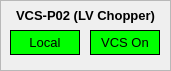
  <widget class="QFrame" name="frame_11" >
   <property name="geometry" >
    <rect>
     <x>0</x>
     <y>260</y>
     <width>171</width>
     <height>71</height>
    </rect>
   </property>
   <property name="frameShape" >
    <enum>QFrame::StyledPanel</enum>
   </property>
   <property name="frameShadow" >
    <enum>QFrame::Raised</enum>
   </property>
   <widget class="QLabel" name="lbVCSP02" >
    <property name="geometry" >
     <rect>
      <x>0</x>
      <y>0</y>
      <width>171</width>
      <height>30</height>
     </rect>
    </property>
    <property name="font" >
     <font>
      <pointsize>10</pointsize>
      <weight>75</weight>
      <bold>true</bold>
     </font>
    </property>
    <property name="frameShape" >
     <enum>QFrame::NoFrame</enum>
    </property>
    <property name="frameShadow" >
     <enum>QFrame::Raised</enum>
    </property>
    <property name="text" >
     <string>VCS-P02 (LV Chopper)</string>
    </property>
    <property name="alignment" >
     <set>Qt::AlignCenter</set>
    </property>
   </widget>
   <widget class="CALabel" name="calbVCSP02_2" >
    <property name="geometry" >
     <rect>
      <x>90</x>
      <y>30</y>
      <width>70</width>
      <height>25</height>
     </rect>
    </property>
    <property name="palette" >
     <palette>
      <active>
       <colorrole role="Window" >
        <brush brushstyle="SolidPattern" >
         <color alpha="255" >
          <red>0</red>
          <green>255</green>
          <blue>0</blue>
         </color>
        </brush>
       </colorrole>
      </active>
      <inactive>
       <colorrole role="Window" >
        <brush brushstyle="SolidPattern" >
         <color alpha="255" >
          <red>0</red>
          <green>255</green>
          <blue>0</blue>
         </color>
        </brush>
       </colorrole>
      </inactive>
      <disabled>
       <colorrole role="Window" >
        <brush brushstyle="SolidPattern" >
         <color alpha="255" >
          <red>239</red>
          <green>239</green>
          <blue>239</blue>
         </color>
        </brush>
       </colorrole>
      </disabled>
     </palette>
    </property>
    <property name="font" >
     <font>
      <pointsize>10</pointsize>
     </font>
    </property>
    <property name="autoFillBackground" >
     <bool>true</bool>
    </property>
    <property name="frameShape" >
     <enum>QFrame::Box</enum>
    </property>
    <property name="text" >
     <string>VCS On</string>
    </property>
    <property name="alignment" >
     <set>Qt::AlignCenter</set>
    </property>
    <property name="pvname" >
     <string>EC1_PCPS_STAT_VCS02ON</string>
    </property>
    <property name="cmode" stdset="0" >
     <enum>CALabel::Alarm</enum>
    </property>
    <property name="fillcol" stdset="0" >
     <color>
      <red>0</red>
      <green>255</green>
      <blue>0</blue>
     </color>
    </property>
    <property name="ttdmode" stdset="0" >
     <enum>CALabel::Show</enum>
    </property>
    <property name="truelabel" >
     <string>VCS On</string>
    </property>
    <property name="falselabel" >
     <string>VCS Off</string>
    </property>
    <property name="dbrequest" stdset="0" >
     <enum>CALabel::DBRGDBL</enum>
    </property>
   </widget>
   <widget class="CALabel" name="calbVCSP02_1" >
    <property name="geometry" >
     <rect>
      <x>10</x>
      <y>30</y>
      <width>70</width>
      <height>25</height>
     </rect>
    </property>
    <property name="palette" >
     <palette>
      <active>
       <colorrole role="Window" >
        <brush brushstyle="SolidPattern" >
         <color alpha="255" >
          <red>0</red>
          <green>255</green>
          <blue>0</blue>
         </color>
        </brush>
       </colorrole>
      </active>
      <inactive>
       <colorrole role="Window" >
        <brush brushstyle="SolidPattern" >
         <color alpha="255" >
          <red>0</red>
          <green>255</green>
          <blue>0</blue>
         </color>
        </brush>
       </colorrole>
      </inactive>
      <disabled>
       <colorrole role="Window" >
        <brush brushstyle="SolidPattern" >
         <color alpha="255" >
          <red>239</red>
          <green>239</green>
          <blue>239</blue>
         </color>
        </brush>
       </colorrole>
      </disabled>
     </palette>
    </property>
    <property name="font" >
     <font>
      <pointsize>10</pointsize>
     </font>
    </property>
    <property name="autoFillBackground" >
     <bool>true</bool>
    </property>
    <property name="frameShape" >
     <enum>QFrame::Box</enum>
    </property>
    <property name="text" >
     <string>Local</string>
    </property>
    <property name="alignment" >
     <set>Qt::AlignCenter</set>
    </property>
    <property name="pvname" >
     <string>EC1_PCPS_STAT_VCS02REM</string>
    </property>
    <property name="cmode" stdset="0" >
     <enum>CALabel::Alarm</enum>
    </property>
    <property name="fillcol" stdset="0" >
     <color>
      <red>0</red>
      <green>255</green>
      <blue>0</blue>
     </color>
    </property>
    <property name="ttdmode" stdset="0" >
     <enum>CALabel::Show</enum>
    </property>
    <property name="truelabel" >
     <string>Remote</string>
    </property>
    <property name="falselabel" >
     <string>Local</string>
    </property>
    <property name="dbrequest" stdset="0" >
     <enum>CALabel::DBRGDBL</enum>
    </property>
   </widget>
  </widget>
